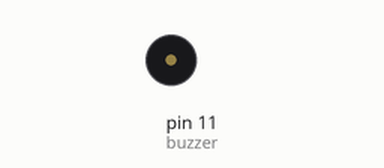
This sketch was run on a simulated Arduino Uno, built with avr-gcc and run on an emulated ATmega328P. Shown: buzzer (waves = sounding, pin HIGH).

Above: at 7.3 s.
At 13.64 s:
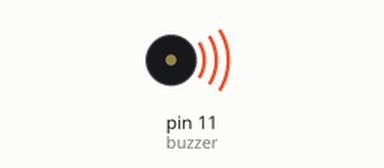
Timing chart, 0 to 18.2 s (numbered marks = the images above):
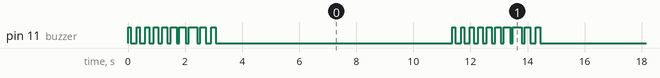

The sketch:

Music.ino
```cpp
int buzzer = 11;

void setup() {
  pinMode(buzzer, OUTPUT);
  playIphoneStyleMelody();
}

void loop() {
  delay(8000); // Lặp lại sau 8 giây
  playIphoneStyleMelody();
}

void playIphoneStyleMelody() {
  // Nhịp đều, tiếng nhẹ, tăng độ dài dần như đang "mở ra"
  beep(100, 200); // ting
  beep(120, 180); // ting
  beep(140, 160); // ting
  beep(160, 140); // ting
  beep(180, 120); // ting
  beep(200, 100); // ting
  beep(220, 100); // ting
  beep(300, 120); // tinggg
  beep(180, 200); // hạ nhẹ
  beep(150, 300); // tắt nhẹ
}

void beep(int duration, int pause) {
  digitalWrite(buzzer, HIGH);
  delay(duration);
  digitalWrite(buzzer, LOW);
  delay(pause);
}
```

Measured:
- by itself, pin 11 (buzzer): repeats every 11.4 s: HIGH 0.12 s, LOW 0.18 s, HIGH 0.14 s, LOW 0.16 s, HIGH 0.16 s, LOW 0.14 s, HIGH 0.18 s, LOW 0.12 s, HIGH 0.20 s, LOW 0.10 s, HIGH 0.22 s, LOW 0.10 s, HIGH 0.30 s, LOW 0.12 s, HIGH 0.18 s, LOW 0.20 s, HIGH 0.15 s, LOW 8.3 s, HIGH 0.10 s, LOW 0.20 s
- by itself, everything shown: repeats every 11.4 s, in 20 steps
